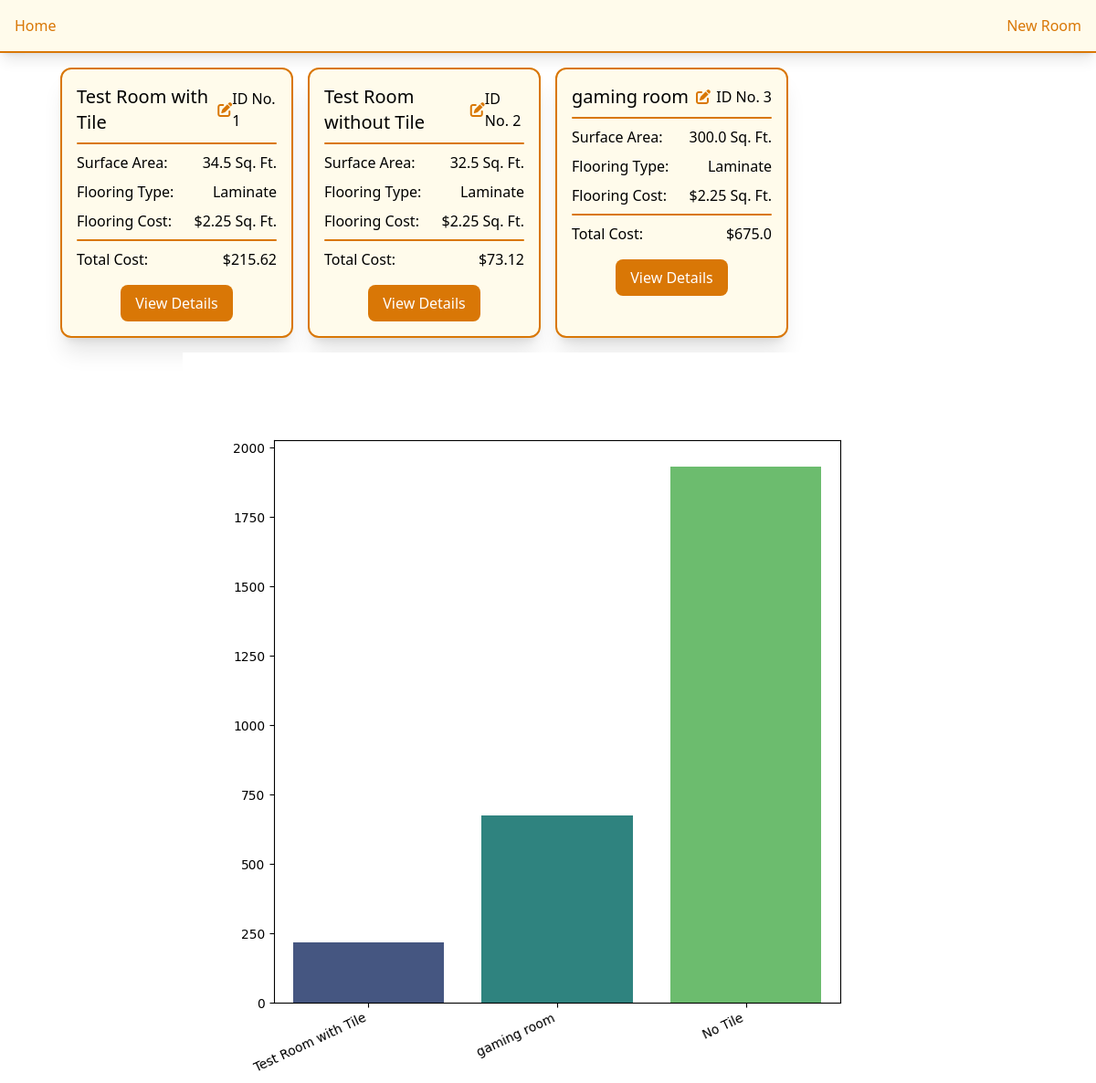
Before: / with the older database file.
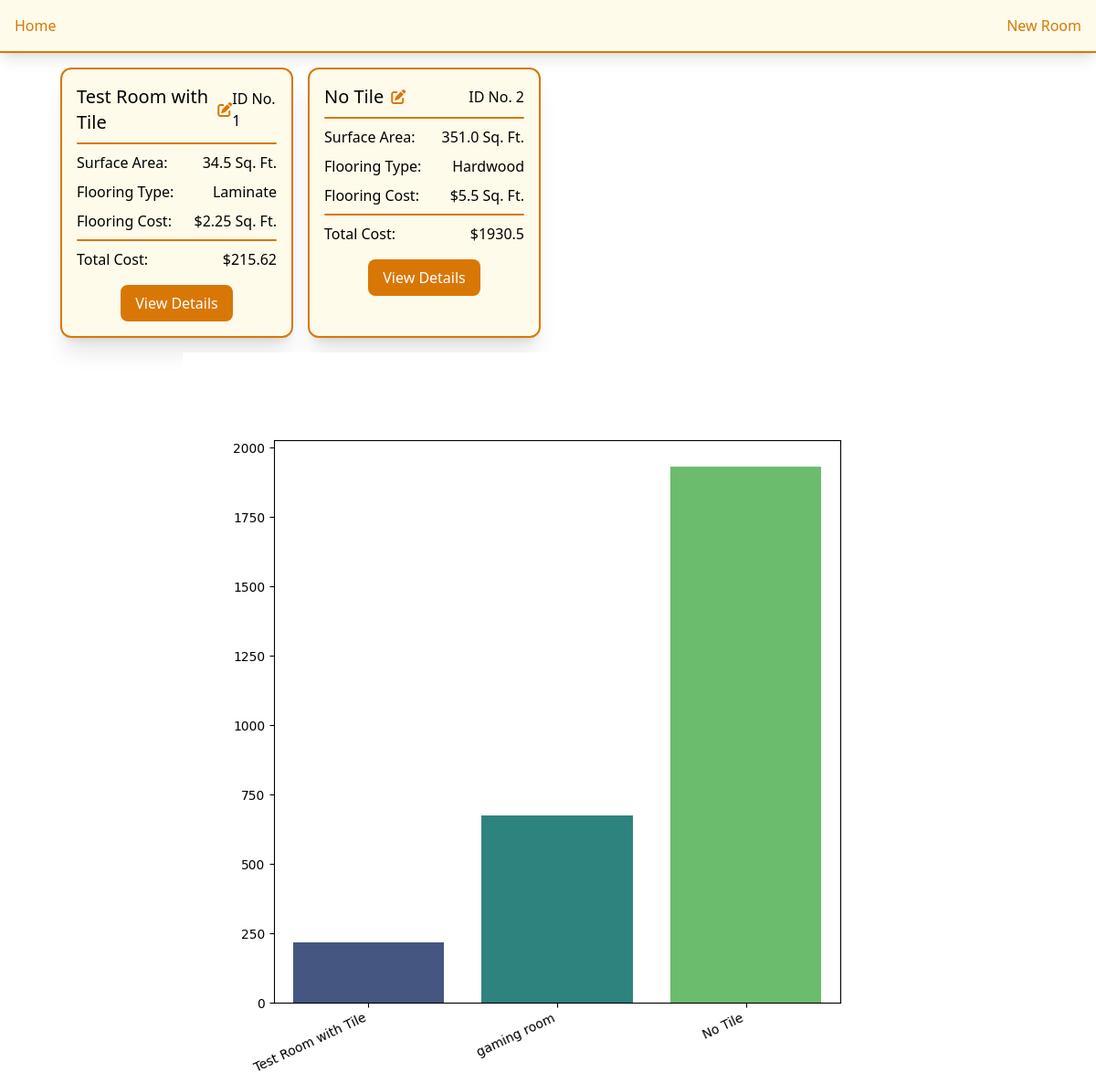
After: the same page with the newer database file.
### models/Models.py (models this page shows)
class RoomModel(Base):
    __tablename__ = 'rooms'
    id = Column(Integer, primary_key=True, index=True)
    name = Column(String, nullable=False)
    surface_area = Column(Float, nullable=False)
    flooring_type = Column(String, nullable=False)
    flooring_cost_per_sqft = Column(Float, nullable=False)
    is_tiling_needed = Column(Boolean, default=False, nullable=False)
    tile_type = Column(String, nullable=True)
    tile_cost_per_sqft = Column(Float, nullable=True)
    tiling_area = Column(Float, nullable=True)
    supplies = relationship("SupplyModel", back_populates="room", cascade="all, delete-orphan")
    def calculate_total_cost(self):
        flooring_cost = self.surface_area * self.flooring_cost_per_sqft
        tiling_cost = (self.tiling_area * self.tile_cost_per_sqft) \
            if self.is_tiling_needed else 0
        return round(flooring_cost + tiling_cost, 2)

### app.py (the view)
@app.route('/')
def index():
    rooms = db_session.query(RoomModel).all()
    for room in rooms:
        room.total_cost_calculated = room.calculate_total_cost()
        room_name_list.append(room.name)
        room_total_cost_list.append(room.total_cost_calculated)
        plt.figure(figsize=(8, 8))
        sns.barplot(x=room_name_list, y=room_total_cost_list, palette="viridis")
        plt.xticks(rotation=25, ha="right")
        img_path = os.path.join(app.static_folder, 'plot.png')
        plt.savefig(img_path)
        plt.close()
    return render_template('home.html', rooms=rooms, plot_url=url_for("static", filename="plot.png"))

### templates/home.html
{% extends 'components/base.html' %}
{% block content %}
<div class="flex flex-col items-center justify-center w-full">
    <div class="w-11/12 grid grid-cols-1 sm:grid-cols-2 md:grid-cols-3 lg:grid-cols-4 gap-4 p-4">
        {% for room in rooms %}
        <div class="rounded-xl p-4 bg-amber-50 border-2 border-amber-600 shadow-xl">
            <div class="flex items-center">
                <h1 class="text-xl">{{ room.name }}</h1>
                <a href="/edit_rooms/{{ room.id }}" class="ml-2 text-amber-600 hover:text-amber-800">
                    <i class="fa-solid fa-pen-to-square"></i>
                </a>
                <h3 class="ml-auto">ID No. {{ room.id }}</h3>
            </div>
            <hr class="h-0.5 mx-auto my-2 bg-amber-600 border-0 rounded">
            <div class="space-y-2">
                <div class="flex justify-between">
                    <h3>Surface Area:</h3>
                    <h3>{{ room.surface_area }} Sq. Ft.</h3>
                </div>
                <div class="flex justify-between">
                    <h3>Flooring Type:</h3>
                    <h3>{{ room.flooring_type }}</h3>
                </div>
                <div class="flex justify-between">
                    <h3>Flooring Cost:</h3>
                    <h3>${{ room.flooring_cost_per_sqft }} Sq. Ft.</h3>
                </div>
            </div>
            <hr class="h-0.5 mx-auto my-2 bg-amber-600 border-0 rounded">
            <div class="space-y-2">
                <div class="flex justify-between">
                    <h3>Total Cost:</h3>
                    <h3>${{ room.total_cost_calculated }}</h3>
                </div>
            </div>
            <div class="flex justify-center mt-4">
                <a href="{{ url_for('room_details', room_id=room.id) }}" class="bg-amber-600 text-white px-4 py-2 rounded-lg hover:bg-amber-800 transition">
                    View Details
                </a>
            </div>
        </div>
        {% endfor %}
    </div>
</div>
    <div class="w-full flex justify-center items-center flex-col">
        <img src="{{ plot_url }}" alt="Cost Analysis Graph" class="h-auto"/>
    </div>
{% endblock %}

### templates/components/base.html (shortened to what this page needs)
<!doctype html>
<html lang="en">
<head>
    <link rel="stylesheet" href="{{ url_for('static', filename='dist/css/output.css') }}">
    <link rel="stylesheet" href="https://cdnjs.cloudflare.com/ajax/libs/font-awesome/6.6.0/css/all.min.css">
</head>
<body>
    {% include 'components/navbar.html' %}
    {% block content %}
    {% endblock %}
</body>
</html>

### templates/components/navbar.html
<nav class="w-full flex bg-amber-50 p-4 shadow-lg z-30 border-b-2 border-amber-600">
    <div>
        <a href="/" class="text-amber-600 hover:underline">Home</a>
    </div>
    <div class="space-x-4 ml-auto">
        <a href="/add_room" class="text-amber-600 hover:underline">New Room</a>
    </div>
</nav>

Changed rows visible on the page:
removed RoomModel: name "gaming room", id "3", surface_area "300.0", flooring_type "Laminate", flooring_cost_per_sqft "2.25", total_cost_calculated "675.0"
changed RoomModel id 2: name "Test Room without Tile" → "No Tile"; surface_area "32.5" → "351.0"; flooring_type "Laminate" → "Hardwood"; flooring_cost_per_sqft "2.25" → "5.5"; total_cost_calculated "73.12" → "1930.5"
